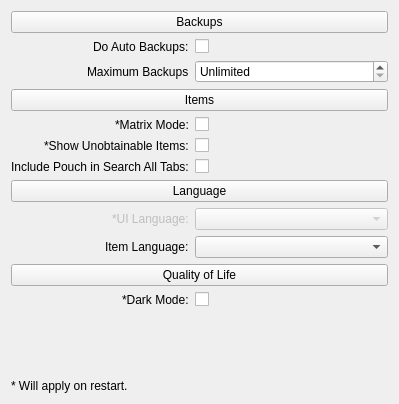
<?xml version="1.0" encoding="UTF-8"?>
<ui version="4.0">
 <class>SettingsUI</class>
 <widget class="QWidget" name="SettingsUI">
  <property name="windowModality">
   <enum>Qt::ApplicationModal</enum>
  </property>
  <property name="geometry">
   <rect>
    <x>0</x>
    <y>0</y>
    <width>399</width>
    <height>404</height>
   </rect>
  </property>
  <property name="windowTitle">
   <string>SettingsUI</string>
  </property>
  <layout class="QFormLayout" name="formLayout_5">
   <property name="labelAlignment">
    <set>Qt::AlignRight|Qt::AlignTrailing|Qt::AlignVCenter</set>
   </property>
   <item row="0" column="0" colspan="2">
    <widget class="QPushButton" name="btnPlaceholderBackups">
     <property name="focusPolicy">
      <enum>Qt::NoFocus</enum>
     </property>
     <property name="text">
      <string>Backups</string>
     </property>
    </widget>
   </item>
   <item row="1" column="0">
    <widget class="QLabel" name="lblAutoBackups">
     <property name="text">
      <string>Do Auto Backups:</string>
     </property>
    </widget>
   </item>
   <item row="1" column="1">
    <widget class="QCheckBox" name="chkAutoBackups">
     <property name="text">
      <string/>
     </property>
    </widget>
   </item>
   <item row="2" column="0">
    <widget class="QLabel" name="lvlMaxBackups">
     <property name="text">
      <string>Maximum Backups</string>
     </property>
    </widget>
   </item>
   <item row="2" column="1">
    <widget class="QSpinBox" name="spnMaxBackups">
     <property name="specialValueText">
      <string>Unlimited</string>
     </property>
     <property name="minimum">
      <number>0</number>
     </property>
     <property name="maximum">
      <number>1024</number>
     </property>
    </widget>
   </item>
   <item row="4" column="0" colspan="2">
    <widget class="QPushButton" name="btnPlaceholderItems">
     <property name="focusPolicy">
      <enum>Qt::NoFocus</enum>
     </property>
     <property name="text">
      <string>Items</string>
     </property>
    </widget>
   </item>
   <item row="5" column="0">
    <widget class="QLabel" name="lblMatrixMode">
     <property name="text">
      <string>*Matrix Mode:</string>
     </property>
    </widget>
   </item>
   <item row="5" column="1">
    <widget class="QCheckBox" name="chkMatrixMode">
     <property name="text">
      <string/>
     </property>
    </widget>
   </item>
   <item row="6" column="0">
    <widget class="QLabel" name="lblShowUnobtainable">
     <property name="text">
      <string>*Show Unobtainable Items:</string>
     </property>
    </widget>
   </item>
   <item row="6" column="1">
    <widget class="QCheckBox" name="chkShowUnobtainable">
     <property name="text">
      <string/>
     </property>
    </widget>
   </item>
   <item row="7" column="0">
    <widget class="QLabel" name="lblSearchAllTabsIncludeItemPouch">
     <property name="text">
      <string>Include Pouch in Search All Tabs:</string>
     </property>
    </widget>
   </item>
   <item row="7" column="1">
    <widget class="QCheckBox" name="chkSearchAllTabsIncludeItemPouch">
     <property name="text">
      <string/>
     </property>
    </widget>
   </item>
   <item row="9" column="0" colspan="2">
    <widget class="QPushButton" name="btnPlaceholderLanguage">
     <property name="focusPolicy">
      <enum>Qt::NoFocus</enum>
     </property>
     <property name="text">
      <string>Language</string>
     </property>
    </widget>
   </item>
   <item row="10" column="0">
    <widget class="QLabel" name="lblUILanguage">
     <property name="enabled">
      <bool>false</bool>
     </property>
     <property name="text">
      <string>*UI Language:</string>
     </property>
    </widget>
   </item>
   <item row="10" column="1">
    <widget class="QComboBox" name="cmbUILanguage">
     <property name="enabled">
      <bool>false</bool>
     </property>
     <property name="currentText">
      <string/>
     </property>
     <property name="placeholderText">
      <string>No Translations</string>
     </property>
    </widget>
   </item>
   <item row="11" column="0">
    <widget class="QLabel" name="lblItemLanguage">
     <property name="text">
      <string>Item Language:</string>
     </property>
    </widget>
   </item>
   <item row="11" column="1">
    <widget class="QComboBox" name="cmbItemLanguage">
     <property name="currentText">
      <string/>
     </property>
     <property name="currentIndex">
      <number>-1</number>
     </property>
     <property name="placeholderText">
      <string>---</string>
     </property>
     <item>
      <property name="text">
       <string>日本語</string>
      </property>
     </item>
     <item>
      <property name="text">
       <string>English</string>
      </property>
     </item>
     <item>
      <property name="text">
       <string>Français</string>
      </property>
     </item>
     <item>
      <property name="text">
       <string>Italiano</string>
      </property>
     </item>
     <item>
      <property name="text">
       <string>Deutsch</string>
      </property>
     </item>
     <item>
      <property name="text">
       <string>Español</string>
      </property>
     </item>
     <item>
      <property name="text">
       <string>Português do Brasil</string>
      </property>
     </item>
     <item>
      <property name="text">
       <string>Polski</string>
      </property>
     </item>
     <item>
      <property name="text">
       <string>Русский</string>
      </property>
     </item>
     <item>
      <property name="text">
       <string>한국어</string>
      </property>
     </item>
     <item>
      <property name="text">
       <string>繁體中文</string>
      </property>
     </item>
     <item>
      <property name="text">
       <string>简体中文</string>
      </property>
     </item>
     <item>
      <property name="text">
       <string>Arabic</string>
      </property>
     </item>
    </widget>
   </item>
   <item row="13" column="0" colspan="2">
    <widget class="QPushButton" name="btnPlaceholderQualityOfLife">
     <property name="focusPolicy">
      <enum>Qt::NoFocus</enum>
     </property>
     <property name="text">
      <string>Quality of Life</string>
     </property>
    </widget>
   </item>
   <item row="14" column="0">
    <widget class="QLabel" name="lblDarkMode">
     <property name="text">
      <string>*Dark Mode:</string>
     </property>
    </widget>
   </item>
   <item row="14" column="1">
    <widget class="QCheckBox" name="chkDarkMode">
     <property name="text">
      <string/>
     </property>
    </widget>
   </item>
   <item row="16" column="0" colspan="2">
    <widget class="QLabel" name="lblRestartDisclaimer">
     <property name="text">
      <string>* Will apply on restart.</string>
     </property>
    </widget>
   </item>
   <item row="15" column="0">
    <spacer name="verticalSpacer">
     <property name="orientation">
      <enum>Qt::Vertical</enum>
     </property>
     <property name="sizeHint" stdset="0">
      <size>
       <width>20</width>
       <height>40</height>
      </size>
     </property>
    </spacer>
   </item>
  </layout>
 </widget>
 <layoutdefault spacing="6" margin="11"/>
 <resources/>
 <connections>
  <connection>
   <sender>chkAutoBackups</sender>
   <signal>stateChanged(int)</signal>
   <receiver>SettingsUI</receiver>
   <slot>SetAutoBackups(int)</slot>
   <hints>
    <hint type="sourcelabel">
     <x>272</x>
     <y>47</y>
    </hint>
    <hint type="destinationlabel">
     <x>218</x>
     <y>250</y>
    </hint>
   </hints>
  </connection>
  <connection>
   <sender>spnMaxBackups</sender>
   <signal>valueChanged(int)</signal>
   <receiver>SettingsUI</receiver>
   <slot>SetMaxBackups(int)</slot>
   <hints>
    <hint type="sourcelabel">
     <x>272</x>
     <y>79</y>
    </hint>
    <hint type="destinationlabel">
     <x>218</x>
     <y>250</y>
    </hint>
   </hints>
  </connection>
  <connection>
   <sender>chkMatrixMode</sender>
   <signal>stateChanged(int)</signal>
   <receiver>SettingsUI</receiver>
   <slot>SetMatrixMode(int)</slot>
   <hints>
    <hint type="sourcelabel">
     <x>307</x>
     <y>161</y>
    </hint>
    <hint type="destinationlabel">
     <x>218</x>
     <y>250</y>
    </hint>
   </hints>
  </connection>
  <connection>
   <sender>chkDarkMode</sender>
   <signal>stateChanged(int)</signal>
   <receiver>SettingsUI</receiver>
   <slot>SetDarkMode(int)</slot>
   <hints>
    <hint type="sourcelabel">
     <x>251</x>
     <y>363</y>
    </hint>
    <hint type="destinationlabel">
     <x>218</x>
     <y>250</y>
    </hint>
   </hints>
  </connection>
  <connection>
   <sender>chkShowUnobtainable</sender>
   <signal>stateChanged(int)</signal>
   <receiver>SettingsUI</receiver>
   <slot>SetShowUnobtainableItems(int)</slot>
   <hints>
    <hint type="sourcelabel">
     <x>307</x>
     <y>183</y>
    </hint>
    <hint type="destinationlabel">
     <x>218</x>
     <y>250</y>
    </hint>
   </hints>
  </connection>
  <connection>
   <sender>chkSearchAllTabsIncludeItemPouch</sender>
   <signal>stateChanged(int)</signal>
   <receiver>SettingsUI</receiver>
   <slot>SetIncludePouchInSearch(int)</slot>
   <hints>
    <hint type="sourcelabel">
     <x>307</x>
     <y>205</y>
    </hint>
    <hint type="destinationlabel">
     <x>218</x>
     <y>250</y>
    </hint>
   </hints>
  </connection>
  <connection>
   <sender>cmbUILanguage</sender>
   <signal>currentIndexChanged(int)</signal>
   <receiver>SettingsUI</receiver>
   <slot>SetUILanguage(int)</slot>
   <hints>
    <hint type="sourcelabel">
     <x>297</x>
     <y>281</y>
    </hint>
    <hint type="destinationlabel">
     <x>199</x>
     <y>204</y>
    </hint>
   </hints>
  </connection>
  <connection>
   <sender>cmbItemLanguage</sender>
   <signal>currentIndexChanged(int)</signal>
   <receiver>SettingsUI</receiver>
   <slot>SetItemLanguage(int)</slot>
   <hints>
    <hint type="sourcelabel">
     <x>297</x>
     <y>309</y>
    </hint>
    <hint type="destinationlabel">
     <x>199</x>
     <y>204</y>
    </hint>
   </hints>
  </connection>
 </connections>
 <slots>
  <slot>SetAutoBackups(int)</slot>
  <slot>SetMaxBackups(int)</slot>
  <slot>SetMatrixMode(int)</slot>
  <slot>SetShowUnobtainableItems(int)</slot>
  <slot>SetIncludePouchInSearch(int)</slot>
  <slot>SetDarkMode(int)</slot>
  <slot>SetItemLanguage(int)</slot>
  <slot>SetUILanguage(int)</slot>
 </slots>
</ui>
